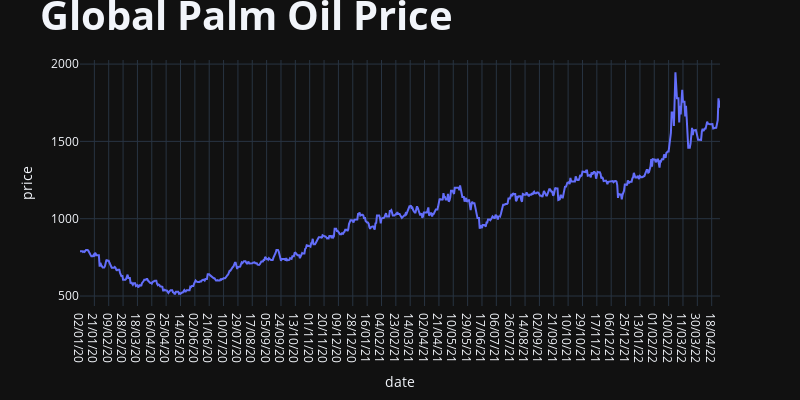

This figure's notebook cell:
### Markdown cell above
# Why?
I became interested in the drivers of the price per mt of RBD Palm Olein FOB Malaysia, as i worked for an oil bottler buying approx 2ML per month. As the price increased from USD515 p/mt on 7th May 2020 to USD1064 on 1st March 2021, I found the explanations being given to customers unsatisfactory.

From a purchasing and operations management perspective, it also became a challenge. It makes sense to buy forward in a climbing or stable market, foolish to buy forward in a declining market, and dangerous in a volatile market. There were many opinions but no reliable solutions.

I had questions:
- What had driven this rapid increase?
- If this was a bubble, when would it pop?
- If this was a structural change, what were the changes?
- In an uncertain business environment, how can buyers use publicly available data to make better purchasing decisions?

### Code cell
price = pd.read_csv(os.path.join(DATA, 'palm oil prices 021020 - 290422.csv'))
price.columns = ['date', 'price']
price['price'] = price['price'].ffill()
fig = px.line(price, x='date', y='price')
fig.update_layout(
    title_text="<b>Global Palm Oil Price<b>",
    title_font_size=40,
    legend_font_size=20,
    width=800,
    height=400
)  # Add figure title
fig.show()

# why am i missing vert & horizontal lines?how to reduce the number of years shown on the x axis so its less noisy and more readable

### Figure 1 — Plotly figure (JSON) as saved in the notebook; plotly's stock layout.template omitted (floating-point values rounded to 4 significant figures; data arrays with more than 128 entries replaced by an {"elided": "..."} marker saying what was removed)
{"data": [{"hovertemplate": "date=%{x}<br>price=%{y}<extra></extra>", "legendgroup": "", "line": {"color": "#636efa", "dash": "solid"}, "marker": {"symbol": "circle"}, "mode": "lines", "name": "", "orientation": "v", "showlegend": false, "x": {"elided": "849 str values"}, "xaxis": "x", "y": {"elided": "849 float values"}, "yaxis": "y", "type": "scatter"}], "layout": {"xaxis": {"anchor": "y", "domain": [0.0, 1.0], "title": {"text": "date"}}, "yaxis": {"anchor": "x", "domain": [0.0, 1.0], "title": {"text": "price"}}, "legend": {"tracegroupgap": 0, "font": {"size": 20}}, "margin": {"t": 60}, "title": {"font": {"size": 40}, "text": "<b>Global Palm Oil Price<b>"}, "width": 800, "height": 400}}
